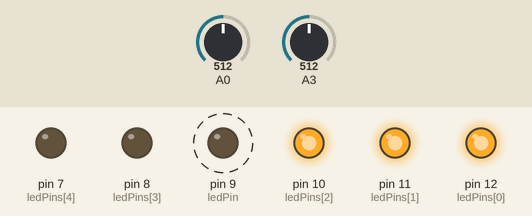
This sketch was run on a simulated Arduino Uno, built with avr-gcc and run on an emulated ATmega328P. Shown: output pins drawn as LEDs (lit = HIGH). Dashed ring = blinking. The test bench sets the inputs (shaded band); at power-on: A0 = 512, A3 = 512.

Above: at 1.8 s.
1.9 s: A0 set to 543
5.4 s: A0 set to 572
At 6.5 s:
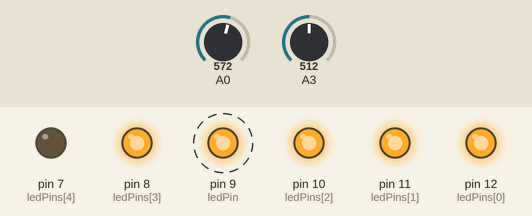
9.5 s: A0 set to 691
13.0 s: A0 set to 717
At 13.7 s:
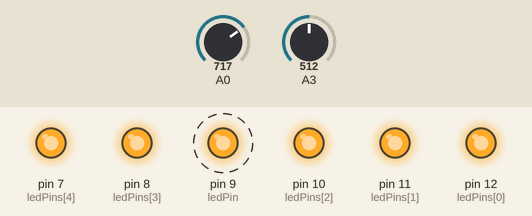
16.8 s: A3 set to 1023
At 17.8 s:
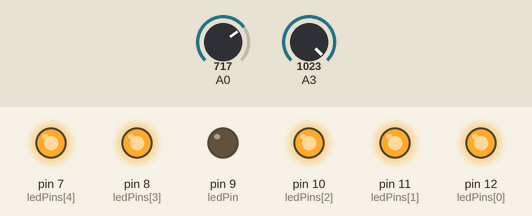
18.3 s: A0 set to 306
At 19.0 s:
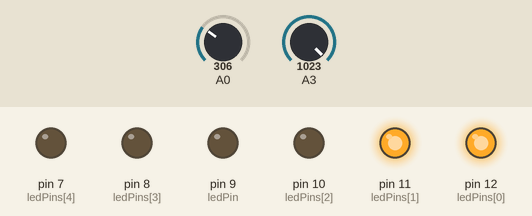
Timing chart, 0 to 20.9 s (numbered marks = the images above; inputs shaded):
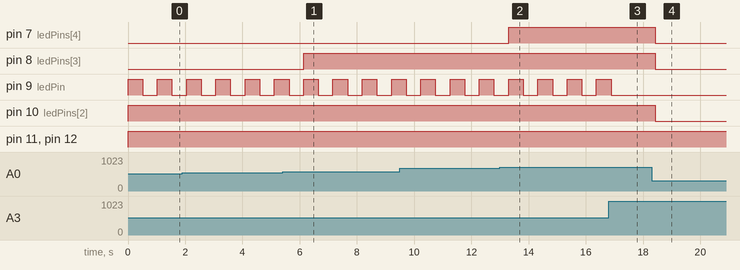

The sketch:

Sun_Wind.ino
```cpp
int ledCount = 5;    // the number of LEDs in the bar graph
int ledPins[] = {12, 11, 10, 8, 7};   // an array of pin numbers to which LEDs are attached

int ledPin = 9;
// select the pin for the "wind sensor"
int sensorValue = 0;
void setup() {
 pinMode(ledPin, OUTPUT);
 for (int thisLed = 0; thisLed < ledCount; thisLed++) {
    pinMode(ledPins[thisLed], OUTPUT);
  }
}

void loop() {
 int sensorReading = analogRead(0);
  // map the result to a range from 0 to the number of LEDs:
  int ledLevel = map(sensorReading, 0, 700, 0, ledCount);
  // loop over the LED array:
  for (int thisLed = 0; thisLed < ledCount; thisLed++) {
    // if the array element's index is less than ledLevel,
    // turn the pin for this element on:
    if (thisLed < ledLevel) {
      digitalWrite(ledPins[thisLed], HIGH);
    }
    // turn off all pins higher than the ledLevel:
    else {
      digitalWrite(ledPins[thisLed], LOW);
    }
  }
sensorValue = analogRead(3);
  // turn the ledPin on
  digitalWrite(ledPin, HIGH);
  // stop the program for <sensorValue> milliseconds:
  delay(1023-sensorValue);
  // turn the ledPin off:
  digitalWrite(ledPin, LOW);
  // stop the program for for <sensorValue> milliseconds:
  delay(sensorValue);
}
```

Measured:
- the behaviour switches between 559 and 560 on A0 (found by bisection; images 0 and 1)
- the behaviour switches between 699 and 700 on A0 (found by bisection; images 1 and 2)
- after the input at 5.4 s, pin 8 (ledPins[3]): LOW → HIGH after 0.74 s
- after the input at 13.0 s, pin 7 (ledPins[4]): LOW → HIGH after 0.30 s
- after the input at 16.8 s, pin 9 (ledPin): goes on until 16.9 s, then stays LOW
- after the input at 18.3 s, pin 7 (ledPins[4]), pin 8 (ledPins[3]), pin 10 (ledPins[2]): HIGH → LOW after 0.12 s
- by itself, pin 9 (ledPin): alternates HIGH for 0.51 s and LOW for 0.51 s
